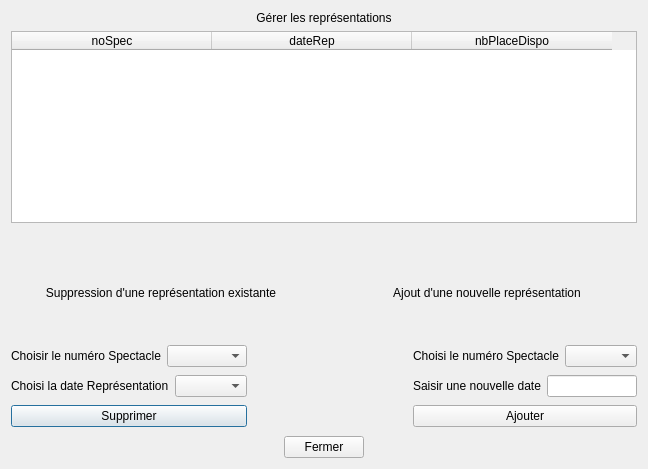
<?xml version="1.0" encoding="UTF-8"?>
<ui version="4.0">
 <class>fct_comp_8</class>
 <widget class="QDialog" name="fct_comp_8">
  <property name="enabled">
   <bool>true</bool>
  </property>
  <property name="geometry">
   <rect>
    <x>0</x>
    <y>0</y>
    <width>594</width>
    <height>469</height>
   </rect>
  </property>
  <property name="windowTitle">
   <string>Gestion de représentations</string>
  </property>
  <layout class="QVBoxLayout" name="verticalLayout">
   <item>
    <widget class="QLabel" name="label">
     <property name="text">
      <string>Gérer les représentations</string>
     </property>
     <property name="alignment">
      <set>Qt::AlignCenter</set>
     </property>
    </widget>
   </item>
   <item>
    <widget class="QTableWidget" name="table_fct_8">
     <property name="sizePolicy">
      <sizepolicy hsizetype="Expanding" vsizetype="Expanding">
       <horstretch>0</horstretch>
       <verstretch>0</verstretch>
      </sizepolicy>
     </property>
     <attribute name="horizontalHeaderDefaultSectionSize">
      <number>200</number>
     </attribute>
     <attribute name="horizontalHeaderMinimumSectionSize">
      <number>50</number>
     </attribute>
     <attribute name="horizontalHeaderStretchLastSection">
      <bool>false</bool>
     </attribute>
     <attribute name="verticalHeaderVisible">
      <bool>true</bool>
     </attribute>
     <column>
      <property name="text">
       <string>noSpec</string>
      </property>
     </column>
     <column>
      <property name="text">
       <string>dateRep</string>
      </property>
     </column>
     <column>
      <property name="text">
       <string>nbPlaceDispo</string>
      </property>
     </column>
    </widget>
   </item>
   <item>
    <widget class="QLabel" name="label_mid">
     <property name="text">
      <string/>
     </property>
    </widget>
   </item>
   <item>
    <layout class="QHBoxLayout" name="horizontalLayout_9">
     <item>
      <widget class="QLabel" name="label_5">
       <property name="text">
        <string>Suppression d'une représentation existante</string>
       </property>
       <property name="alignment">
        <set>Qt::AlignCenter</set>
       </property>
      </widget>
     </item>
     <item>
      <spacer name="verticalSpacer">
       <property name="orientation">
        <enum>Qt::Vertical</enum>
       </property>
       <property name="sizeHint" stdset="0">
        <size>
         <width>20</width>
         <height>40</height>
        </size>
       </property>
      </spacer>
     </item>
     <item>
      <widget class="QLabel" name="label_2">
       <property name="text">
        <string>Ajout d'une nouvelle représentation</string>
       </property>
       <property name="alignment">
        <set>Qt::AlignCenter</set>
       </property>
      </widget>
     </item>
    </layout>
   </item>
   <item>
    <layout class="QHBoxLayout" name="horizontalLayout_4">
     <item>
      <layout class="QVBoxLayout" name="verticalLayout_2">
       <item>
        <layout class="QHBoxLayout" name="horizontalLayout_5">
         <item>
          <widget class="QLabel" name="label_6">
           <property name="text">
            <string>Choisir le numéro Spectacle</string>
           </property>
          </widget>
         </item>
         <item>
          <widget class="QComboBox" name="box_sp_s"/>
         </item>
        </layout>
       </item>
       <item>
        <layout class="QHBoxLayout" name="horizontalLayout_6">
         <item>
          <widget class="QLabel" name="label_7">
           <property name="text">
            <string>Choisi la date Représentation</string>
           </property>
          </widget>
         </item>
         <item>
          <widget class="QComboBox" name="box_dr_s"/>
         </item>
        </layout>
       </item>
       <item>
        <widget class="QPushButton" name="push_delete">
         <property name="text">
          <string>Supprimer</string>
         </property>
        </widget>
       </item>
      </layout>
     </item>
     <item>
      <spacer name="verticalSpacer_2">
       <property name="orientation">
        <enum>Qt::Vertical</enum>
       </property>
       <property name="sizeHint" stdset="0">
        <size>
         <width>20</width>
         <height>40</height>
        </size>
       </property>
      </spacer>
     </item>
     <item>
      <spacer name="verticalSpacer_3">
       <property name="orientation">
        <enum>Qt::Vertical</enum>
       </property>
       <property name="sizeHint" stdset="0">
        <size>
         <width>20</width>
         <height>40</height>
        </size>
       </property>
      </spacer>
     </item>
     <item>
      <spacer name="verticalSpacer_4">
       <property name="orientation">
        <enum>Qt::Vertical</enum>
       </property>
       <property name="sizeHint" stdset="0">
        <size>
         <width>20</width>
         <height>40</height>
        </size>
       </property>
      </spacer>
     </item>
     <item>
      <spacer name="verticalSpacer_5">
       <property name="orientation">
        <enum>Qt::Vertical</enum>
       </property>
       <property name="sizeHint" stdset="0">
        <size>
         <width>20</width>
         <height>40</height>
        </size>
       </property>
      </spacer>
     </item>
     <item>
      <spacer name="verticalSpacer_6">
       <property name="orientation">
        <enum>Qt::Vertical</enum>
       </property>
       <property name="sizeHint" stdset="0">
        <size>
         <width>20</width>
         <height>40</height>
        </size>
       </property>
      </spacer>
     </item>
     <item>
      <spacer name="verticalSpacer_7">
       <property name="orientation">
        <enum>Qt::Vertical</enum>
       </property>
       <property name="sizeHint" stdset="0">
        <size>
         <width>20</width>
         <height>40</height>
        </size>
       </property>
      </spacer>
     </item>
     <item>
      <spacer name="verticalSpacer_8">
       <property name="orientation">
        <enum>Qt::Vertical</enum>
       </property>
       <property name="sizeHint" stdset="0">
        <size>
         <width>20</width>
         <height>40</height>
        </size>
       </property>
      </spacer>
     </item>
     <item>
      <spacer name="verticalSpacer_9">
       <property name="orientation">
        <enum>Qt::Vertical</enum>
       </property>
       <property name="sizeHint" stdset="0">
        <size>
         <width>20</width>
         <height>40</height>
        </size>
       </property>
      </spacer>
     </item>
     <item>
      <layout class="QVBoxLayout" name="verticalLayout_3">
       <property name="sizeConstraint">
        <enum>QLayout::SetFixedSize</enum>
       </property>
       <item>
        <layout class="QHBoxLayout" name="horizontalLayout_2">
         <item>
          <widget class="QLabel" name="label_4">
           <property name="text">
            <string>Choisi le numéro Spectacle</string>
           </property>
          </widget>
         </item>
         <item>
          <widget class="QComboBox" name="box_sp_a"/>
         </item>
        </layout>
       </item>
       <item>
        <layout class="QHBoxLayout" name="horizontalLayout">
         <item>
          <widget class="QLabel" name="label_3">
           <property name="text">
            <string>Saisir une nouvelle date</string>
           </property>
          </widget>
         </item>
         <item>
          <widget class="QLineEdit" name="lineEdit"/>
         </item>
        </layout>
       </item>
       <item>
        <widget class="QPushButton" name="push_add">
         <property name="text">
          <string>Ajouter</string>
         </property>
        </widget>
       </item>
      </layout>
     </item>
    </layout>
   </item>
   <item>
    <layout class="QHBoxLayout" name="horizontalLayout_8">
     <item>
      <spacer name="horizontalSpacer_2">
       <property name="orientation">
        <enum>Qt::Horizontal</enum>
       </property>
       <property name="sizeHint" stdset="0">
        <size>
         <width>40</width>
         <height>20</height>
        </size>
       </property>
      </spacer>
     </item>
     <item>
      <widget class="QPushButton" name="push_fer">
       <property name="text">
        <string>Fermer</string>
       </property>
      </widget>
     </item>
     <item>
      <spacer name="horizontalSpacer">
       <property name="orientation">
        <enum>Qt::Horizontal</enum>
       </property>
       <property name="sizeHint" stdset="0">
        <size>
         <width>40</width>
         <height>20</height>
        </size>
       </property>
      </spacer>
     </item>
    </layout>
   </item>
  </layout>
 </widget>
 <resources/>
 <connections>
  <connection>
   <sender>push_add</sender>
   <signal>clicked()</signal>
   <receiver>fct_comp_8</receiver>
   <slot>add_representation()</slot>
   <hints>
    <hint type="sourcelabel">
     <x>529</x>
     <y>423</y>
    </hint>
    <hint type="destinationlabel">
     <x>498</x>
     <y>453</y>
    </hint>
   </hints>
  </connection>
  <connection>
   <sender>push_fer</sender>
   <signal>clicked()</signal>
   <receiver>fct_comp_8</receiver>
   <slot>close()</slot>
   <hints>
    <hint type="sourcelabel">
     <x>301</x>
     <y>453</y>
    </hint>
    <hint type="destinationlabel">
     <x>181</x>
     <y>455</y>
    </hint>
   </hints>
  </connection>
  <connection>
   <sender>box_sp_s</sender>
   <signal>currentTextChanged(QString)</signal>
   <receiver>fct_comp_8</receiver>
   <slot>refresh_s_dateRep()</slot>
   <hints>
    <hint type="sourcelabel">
     <x>181</x>
     <y>354</y>
    </hint>
    <hint type="destinationlabel">
     <x>233</x>
     <y>379</y>
    </hint>
   </hints>
  </connection>
  <connection>
   <sender>push_delete</sender>
   <signal>clicked()</signal>
   <receiver>fct_comp_8</receiver>
   <slot>delete_representation()</slot>
   <hints>
    <hint type="sourcelabel">
     <x>100</x>
     <y>426</y>
    </hint>
    <hint type="destinationlabel">
     <x>51</x>
     <y>453</y>
    </hint>
   </hints>
  </connection>
 </connections>
 <slots>
  <slot>add_representation()</slot>
  <slot>refresh_s_dateRep()</slot>
  <slot>delete_representation()</slot>
 </slots>
</ui>
